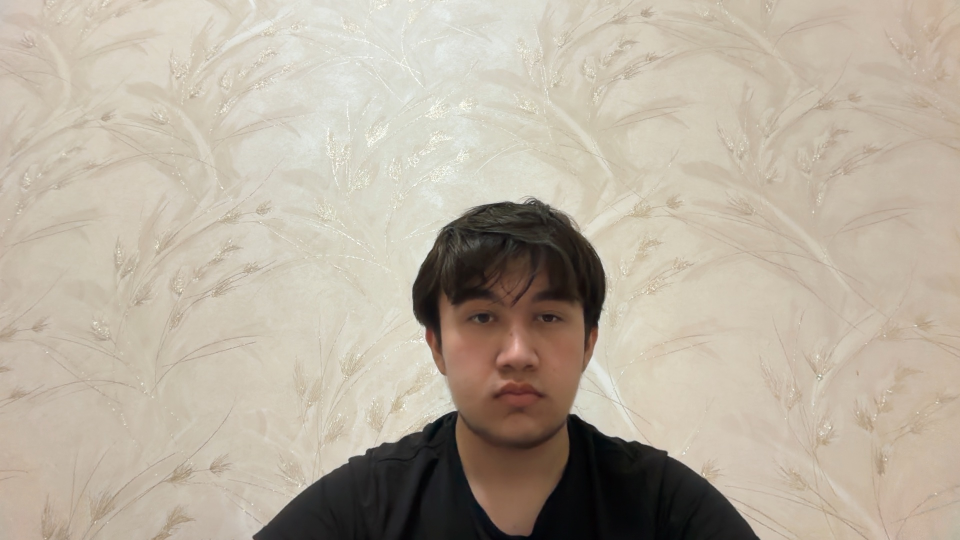
#> input picture my_face/face_0.jpg, 1920 x 1080 px (shown at 1/2 size)
$ python login.py
#> lines starting #> are read from the running program, lines starting #| are printed output that depends on the picture
import cv2
import numpy as np
import os
from sklearn.metrics.pairwise import cosine_similarity

def get_face_embedding(frame):
    face_cascade = cv2.CascadeClassifier(
        cv2.data.haarcascades + 'haarcascade_frontalface_default.xml'
    )
    gray = cv2.cvtColor(frame, cv2.COLOR_BGR2GRAY)
    faces = face_cascade.detectMultiScale(gray, 1.3, 5)
    if len(faces) == 0:
        return None
    x, y, w, h = faces[0]
    face = cv2.resize(gray[y:y+h, x:x+w], (100, 100))
    return face.flatten().reshape(1, -1), (x, y, w, h)

def load_registered_face():
    folder = "my_face"
    embeddings = []
    face_cascade = cv2.CascadeClassifier(
        cv2.data.haarcascades + 'haarcascade_frontalface_default.xml'
    )
    for filename in os.listdir(folder):
        if filename.endswith(".jpg"):
            img = cv2.imread(f"{folder}/{filename}")
#> img is the input picture: shape (1080, 1920, 3); mean B, G, R 160.1, 175.1, 185.1
            gray = cv2.cvtColor(img, cv2.COLOR_BGR2GRAY)
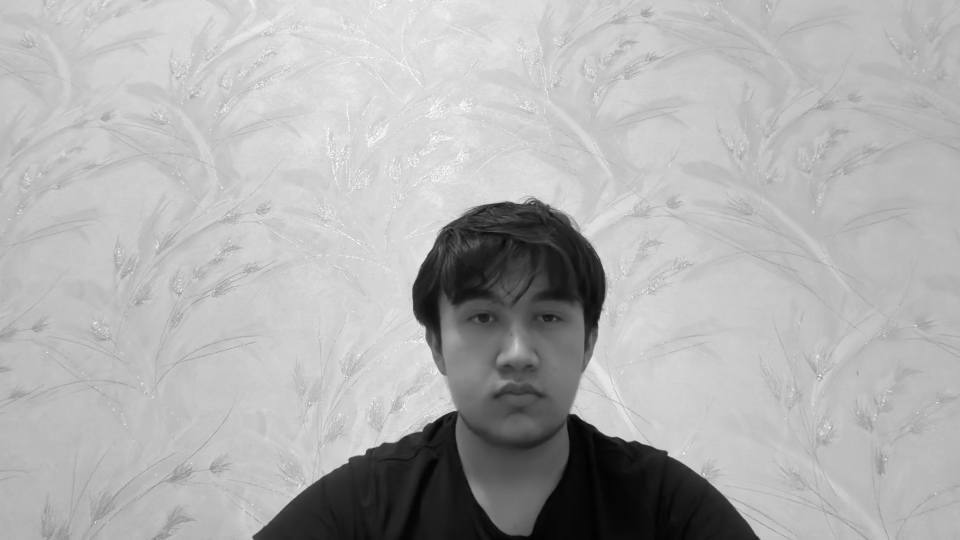
#> gray: shape (1080, 1920) (shown at 1/2 size); min 1, max 255, mean 176.4
            faces = face_cascade.detectMultiScale(gray, 1.3, 5)
#> faces = [[854, 503, 360, 360]]
            if len(faces) > 0:
                x, y, w, h = faces[0]
#> x = 854; y = 503; w = 360; h = 360
                face = cv2.resize(gray[y:y+h, x:x+w], (100, 100))
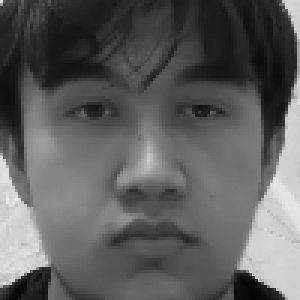
#> face: shape (100, 100) (shown 3 times larger); min 5, max 242, mean 93.8
                embeddings.append(face.flatten())
#> pass 2 of the loop in load_registered_face, `for filename in os.listdir(folder):`:
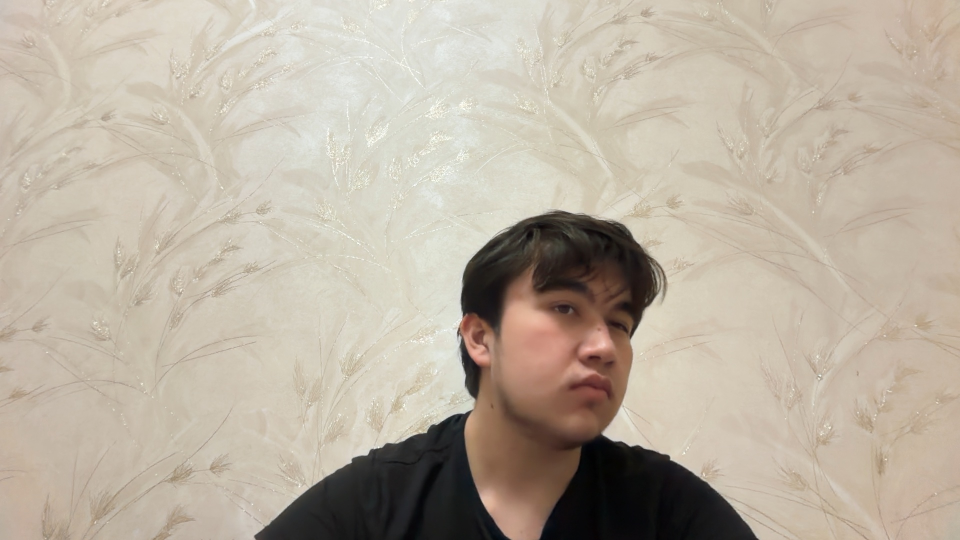
#> input picture my_face/face_1.jpg, 1920 x 1080 px (shown at 1/2 size)
#> in load_registered_face, img is the input picture: shape (1080, 1920, 3); mean B, G, R 161.4, 176.4, 186.9
#> in load_registered_face, `gray = cv2.cvtColor(img, cv2.COLOR_BGR2GRAY)`:
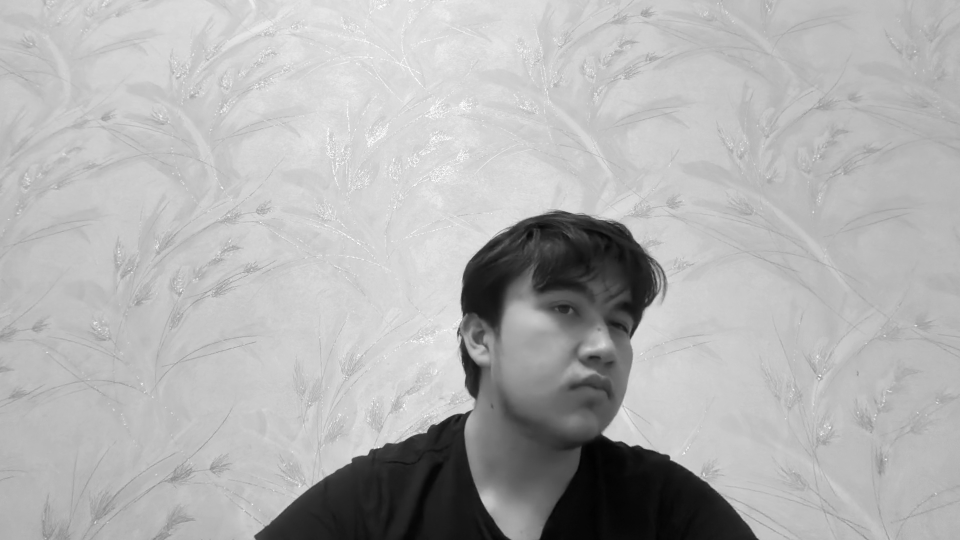
#> gray: shape (1080, 1920) (shown at 1/2 size); min 0, max 255, mean 177.8
#> in load_registered_face, `faces = face_cascade.detectMultiScale(gray, 1.3, 5)`: faces = ()
#> pass 3 of the loop in load_registered_face, `for filename in os.listdir(folder):`:
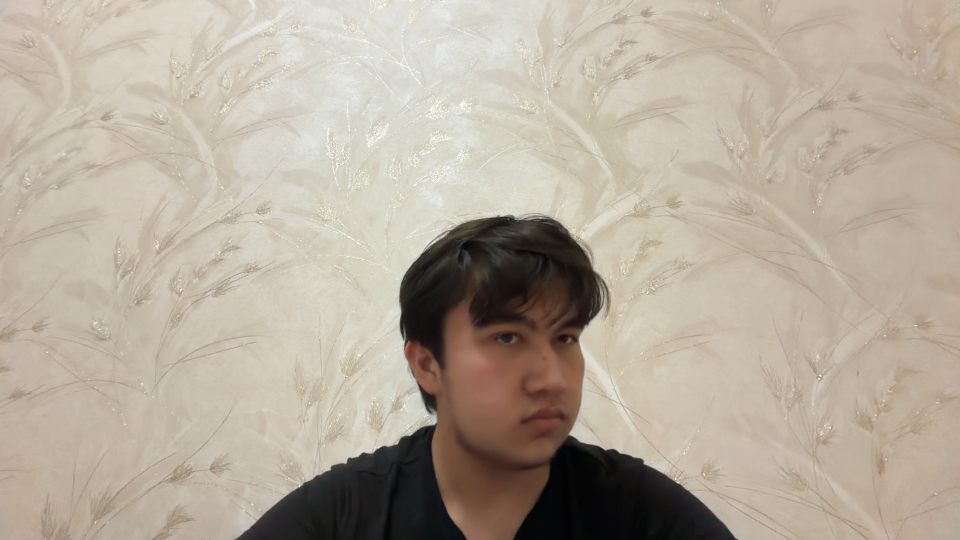
#> input picture my_face/face_10.jpg, 1920 x 1080 px (shown at 1/2 size)
#> in load_registered_face, img is the input picture: shape (1080, 1920, 3); mean B, G, R 155.6, 170.5, 180.8
#> in load_registered_face, `gray = cv2.cvtColor(img, cv2.COLOR_BGR2GRAY)`:
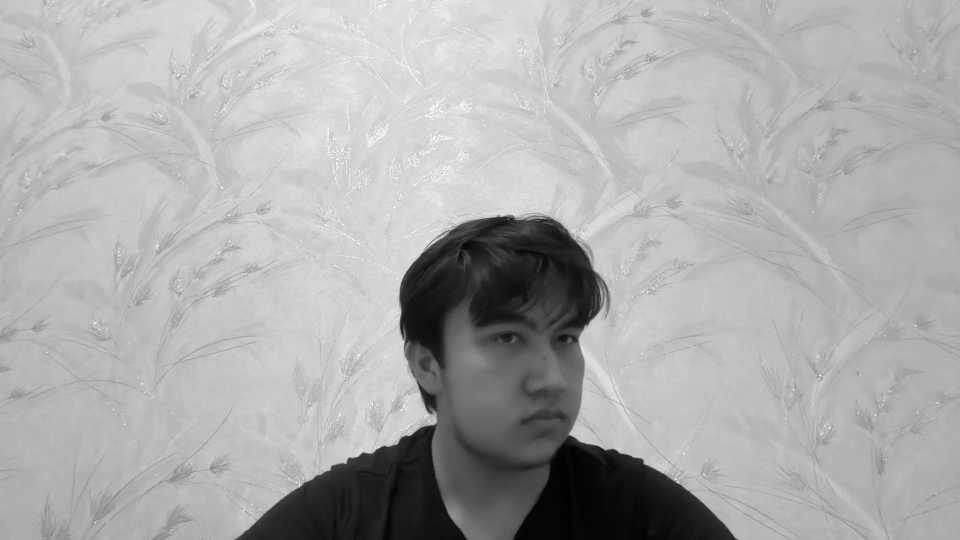
#> gray: shape (1080, 1920) (shown at 1/2 size); min 0, max 255, mean 171.9
#> the loop made 4 passes; the first 3 are shown
    return np.array(embeddings)

print("Loading your face data...")
registered = load_registered_face()
print(f"Loaded {len(registered)} face samples. Starting camera...")

cap = cv2.VideoCapture(0)
THRESHOLD = 0.85

while True:
    ret, frame = cap.read()
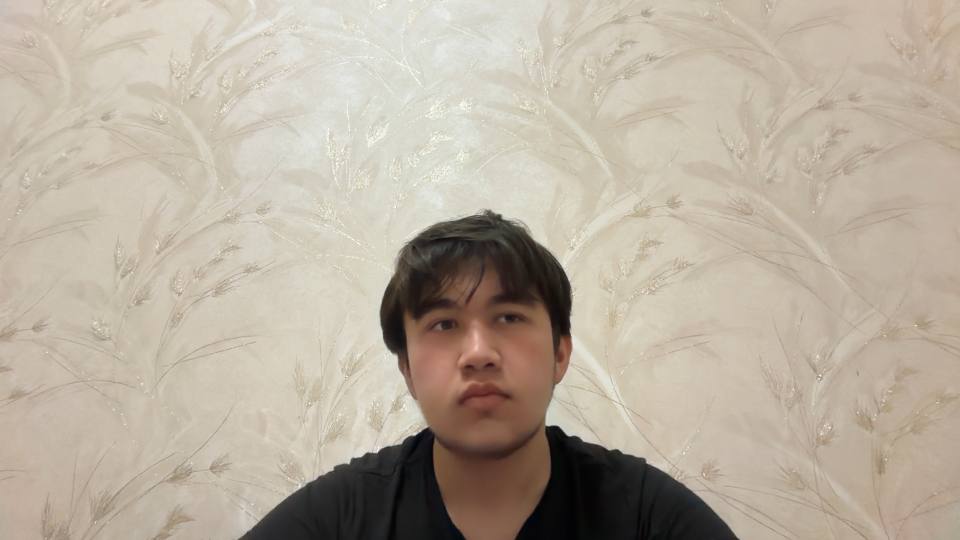
#> input picture my_face/face_12.jpg, 1920 x 1080 px, given in place of the camera (shown at 1/2 size)
#> frame is the input picture: shape (1080, 1920, 3); mean B, G, R 159.1, 174.3, 184.9
    if not ret:
        break

    result = get_face_embedding(frame)
#> in get_face_embedding, `gray = cv2.cvtColor(frame, cv2.COLOR_BGR2GRAY)`:
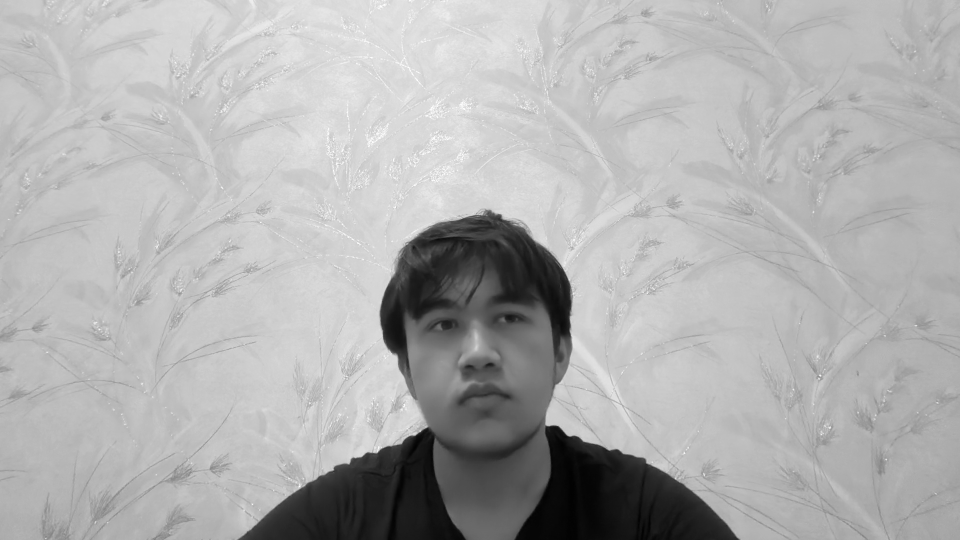
#> gray: shape (1080, 1920) (shown at 1/2 size); min 1, max 255, mean 175.7
#> in get_face_embedding, `faces = face_cascade.detectMultiScale(gray, 1.3, 5)`: faces = [[774, 504, 366, 366]]
#> in get_face_embedding, `x, y, w, h = faces[0]`: x = 774; y = 504; w = 366
#> in get_face_embedding, `face = cv2.resize(gray[y:y+h, x:x+w], (100, 100))`:
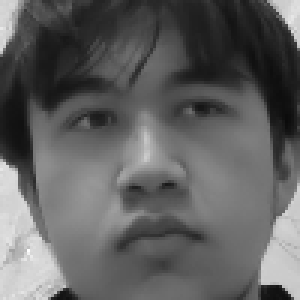
#> face: shape (100, 100) (shown 3 times larger); min 11, max 254, mean 96.3

    if result is not None:
        embedding, (x, y, w, h) = result
#> x = 774; y = 504; w = 366; h = 366
        similarities = cosine_similarity(embedding, registered)
        score = similarities.max()

        if score >= THRESHOLD:
            label = "Access Granted - Fakhriddin"
            color = (0, 255, 0)
        else:
            label = f"Access Denied"
            color = (0, 0, 255)

        cv2.rectangle(frame, (x, y), (x+w, y+h), color, 2)
        cv2.putText(frame, label, (30, 40),
                    cv2.FONT_HERSHEY_SIMPLEX, 0.8, color, 2)
        cv2.putText(frame, f"Match: {score:.0%}", (30, 75),
                    cv2.FONT_HERSHEY_SIMPLEX, 0.7, color, 2)
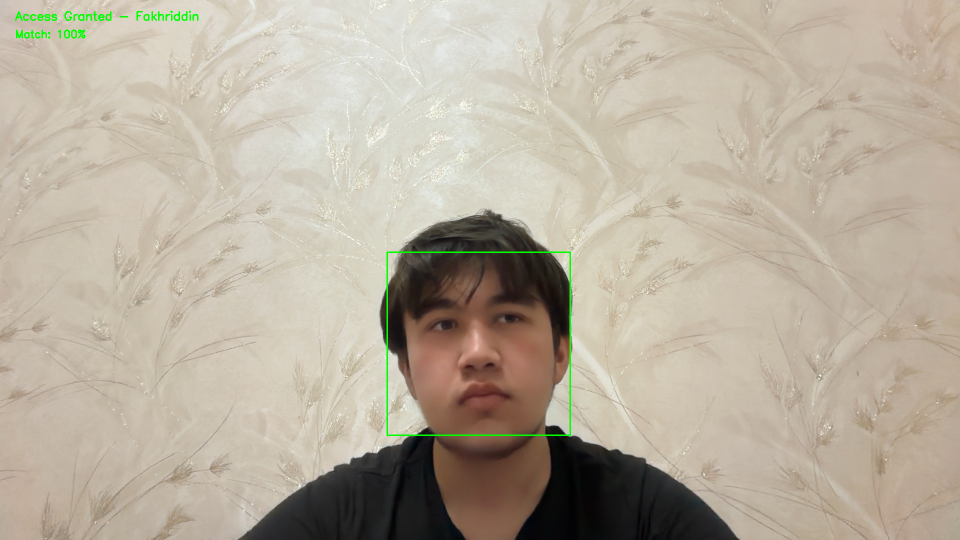
#> frame: shape (1080, 1920, 3) (shown at 1/2 size); mean B, G, R 158.6, 174.6, 184.2
    else:
        cv2.putText(frame, "No face detected", (30, 40),
                    cv2.FONT_HERSHEY_SIMPLEX, 0.8, (255, 255, 0), 2)

    cv2.imshow("Banking App - Face Login", frame)

    if cv2.waitKey(1) & 0xFF == ord('q'):
#> (key q is pressed here)
        break

cap.release()
cv2.destroyAllWindows()
